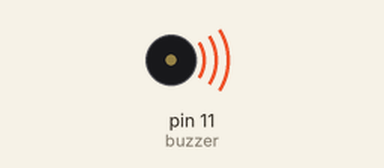
Bench run of a sketch on a simulated Arduino Uno, built with avr-gcc and run on an emulated ATmega328P. On the bench: buzzer (waves = sounding).

Above: at 0.5 s.
Timing chart, 0 to 4.6 s (numbered marks = the images above):
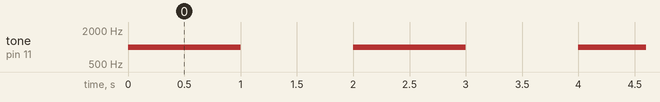

The sketch:

Arduino_Nano_Buzzer.ino
```cpp
/***********************************************************************
 * Project      :     Arduino_Nano_Buzzer_test
 * Description  :     Buzzer test
 * Author       :     Tenergy Innovation Co., Ltd.
 * Date         :     22 Nov 2019
 * Revision     :     1.0
 * Rev1.0       :     Original
 * Facebook     :     https://www.facebook.com/tenergy.innovation
 * WWW          :     http://www.tenergyinnovation.co.th
 * Email        :     uten.boonliam@tenergyinnovation.co.th
 * TEL          :     +6689-140-7205
 ***********************************************************************/

/**************************************/
/*           GPIO define              */
/**************************************/
const int buzzer = 11; //buzzer to arduino pin 9


void setup() {
  // put your setup code here, to run once:
  pinMode(buzzer, OUTPUT); // Set buzzer - pin 9 as an output

}

void loop() {
  // put your main code here, to run repeatedly:
  tone(buzzer, 1000); // Send 1KHz sound signal...
  delay(1000);        // ...for 1 sec
  noTone(buzzer);     // Stop sound...
  delay(1000);        // ...for 1sec

}
```

Measured:
- by itself, tone on pin 11 (buzzer): alternates 1000 Hz for 1.0 s and silent for 1.0 s
